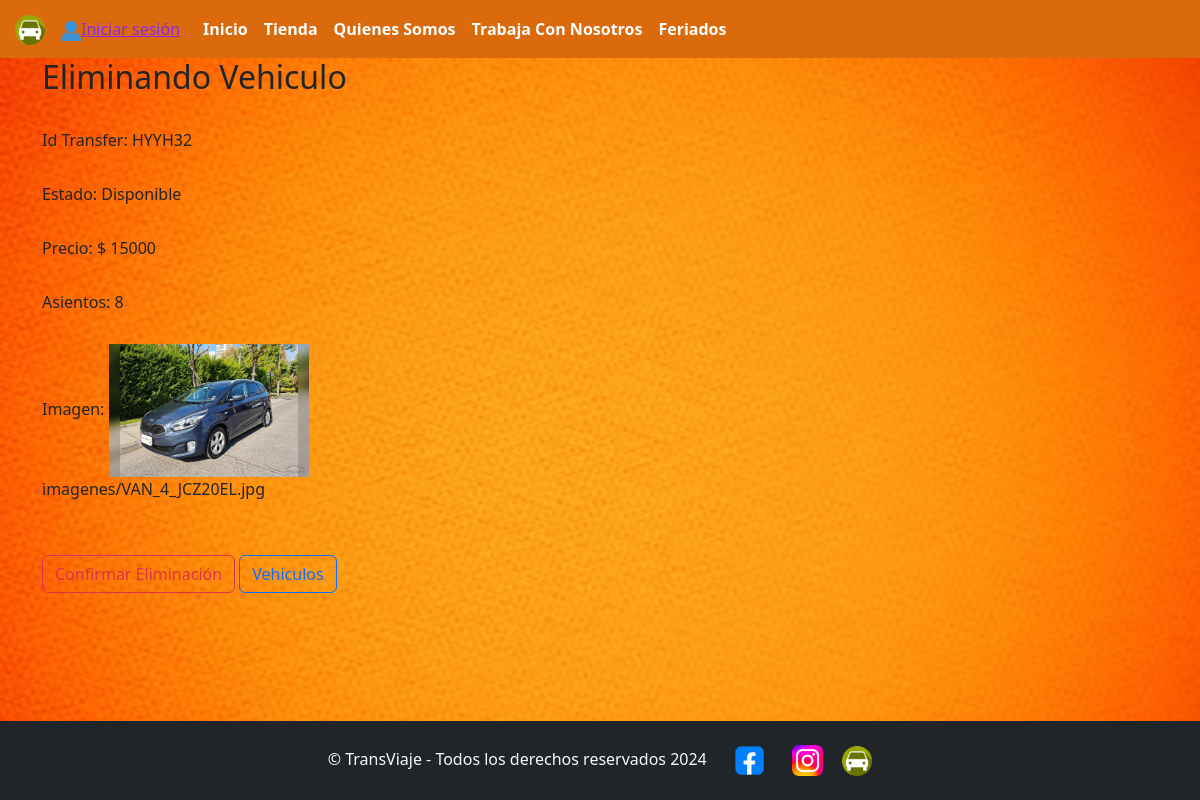
/inicio/eliminar/HYYH32/, run on the app's committed database.
### biblioteca/models.py (models this page shows, shortened)
class Galon(models.Model):
    idGalon = models.CharField(primary_key=True, max_length=10, verbose_name='IdGalon')
    kg=models.IntegerField(blank=True, null=True, verbose_name="kg")
    marca = models.ForeignKey ('marca', on_delete=models.CASCADE, verbose_name='marca')
    cantidad=models.IntegerField(blank=True, null=True, verbose_name="Cantidad")
    imagen = models.ImageField(upload_to="imagenes", null=True, verbose_name='Imagen')
    precio=models.IntegerField(blank=True, null=True, verbose_name="Precio")

class Marca(models.Model):
    idMarca = models.IntegerField(primary_key=True, verbose_name='Id de Marca')
    nombreMarca =  models.CharField(max_length=50, verbose_name='Nombre de Marca')
    def __str__(self):
        return self.nombreMarca

### biblioteca/views.py (the view)
# urls.py: path('eliminar/<id>/', views.eliminar, name="eliminar"),
def eliminar(request, id):
    galon = get_object_or_404(Galon, idGalon=id)
    if request.method == 'POST':
        galon.delete()
        return redirect('productos')
    return render(request, 'eliminar.html', {'galon': galon})

### biblioteca/context_processor.py (called while the page is built, shortened)
def total_carrito(request):
    total = 0
    return {'total_carrito':int(total)}

### biblioteca/templates/eliminar.html (shortened to what this page needs)
{% load static %}
<!DOCTYPE html>
<html lang="en">
<head>
    <link rel="stylesheet" href="{% static 'css/misEstilos.css' %}">
    <link href="https://cdn.jsdelivr.net/npm/bootstrap@5.3.3/dist/css/bootstrap.min.css" rel="stylesheet">
</head>
<body>
  <nav class="navbar navbar-expand-sm navbar-light bg-light, menu">
      <a href="{% url 'inicio' %}" class="navbar-brand">
        <img src="{% static 'img/icono transfer.webp' %}" width="30px" height="30px" style="margin-left: 15px;">
      </a>
      <div class="collapse navbar-collapse" id="opciones">
        <div>
          {% if user.is_authenticated %}
                  <a href="#" style="color:blueviolet; font-size: 12px; justify-content: right;">Bienvenid@ {{user.username}}</a>
                  <a href="{% url 'cerrar' %}" id="userBookStop">
                      <img src="{% static 'img/user-vector-icon.png' %}" alt="NO DATA FOUND" width="20px">Cerrar sesión
                  </a>
          {% else %}
              <a href="{% url 'login' %}" id="userBookSto" style="color:blueviolet; text-align:  right;">
                  <img src="{% static 'img/user-vector-icon.png' %}" alt="NO DATA FOUND" width="20px">Iniciar sesión
              </a>
          {% endif %}
      </div>
      <div class="collapse navbar-collapse" id="opciones">
        <ul class="navbar-nav" style="margin-left: 15px;">
          <li class="nav-item">
            <a class="nav-link" href="{% url 'inicio' %}">Inicio</a>
          </li>
          <li class="nav-item">
            <a class="nav-link" href="{% url 'tienda' %}">Tienda</a>
          </li>
        <li class="nav-item">
          <a class="nav-link" href="{% url 'quienesSomos' %}">Quienes Somos</a>
        </li>
          <li class="nav-item">
            <a class="nav-link" href="{% url 'trabajaConNosotros' %}">Trabaja Con Nosotros</a>
          </li>
          <li class="nav-item">
            <a class="nav-link" href="{% url 'disponibilidad' %}">Feriados</a>
          </li>
        </ul>
      </div>
</nav>
  <main class="container">
      <h2>Eliminando Vehiculo</h2>
      <br>
      <form action="{% url 'eliminar' galon.idGalon %}" method="POST" enctype="multipart/form-data">
          <div class="form-group">
            <label for="Id Transfer">Id Transfer: </label>
              {{ galon.idGalon }}
          </div>
          <div class="form-group">
              <label for="marca">Estado: </label>
              {{ galon.marca }}
          </div>
          <div class="form-group">
              <label for="precio">Precio: $ </label>
              {{ galon.precio }}
          </div>
          <div class="form-group">
              <label for="cantidad">Asientos: </label>
              {{ galon.cantidad }}
          </div>
          <div class="form-group">
              <label for="imagen">Imagen: </label>
              <img src="{{ galon.imagen.url }}" width="200px"> <br>
              {{ galon.imagen }}
          </div>
          <br>
          <input type="submit" value="Confirmar Eliminación" name="elimina" class="btn btn-outline-danger">
          <a href="{% url 'productos' %}" class="btn btn-outline-primary">Vehiculos</a>
      </form>
  </main>
  <footer class="footer bg-dark text-light text-center py-3 fixed-bottom">
    <div class="container">
        <span> &copy; TransViaje - Todos los derechos reservados 2024</span>
        <a href="https://www.facebook.com/jano.gas.1/?locale=es_LA" class="RedesSociales">
          <img src="{% static 'img/feibukk.webp' %}" width="47px" height="47px" style="margin-left: 15px;">
        </a>
        <a href="https://www.instagram.com/jano_gas?igsh=MWUxNHcxMTV5c2h1ZQ%3D%3D" class="RedesSociales">
          <img src="{% static 'img/instagraaaam.png' %}" width="31px" height="31px" style="margin-left: 15px;">
        </a>
        <a href="index.html" class="RedesSociales">
          <img src="{% static 'img/icono transfer.webp' %}" width="30px" height="30px" style="margin-left: 15px;">
        </a>
    </div>
  </footer>
</body>
</html>

### biblioteca/static/css/misEstilos.css (style rules this page uses)
body { background-image: url("../img/Fondo\ naranjo.avif"); background-size: cover; }
.menu { background-color:rgb(219, 106, 13); }
.navbar-nav .nav-link { color: rgb(255, 255, 255); font-weight: bolder; }
.footer { max-width: 100%; padding: 20px 0; }
.RedesSociales { text-decoration: none; }
.form-group { margin-bottom: 30px; }

### data on the page
Galon: idGalon "HYYH32", marca "Disponible", precio "15000", cantidad "8", imagen (picture), imagen "imagenes/VAN_4_JCZ20EL.jpg"
